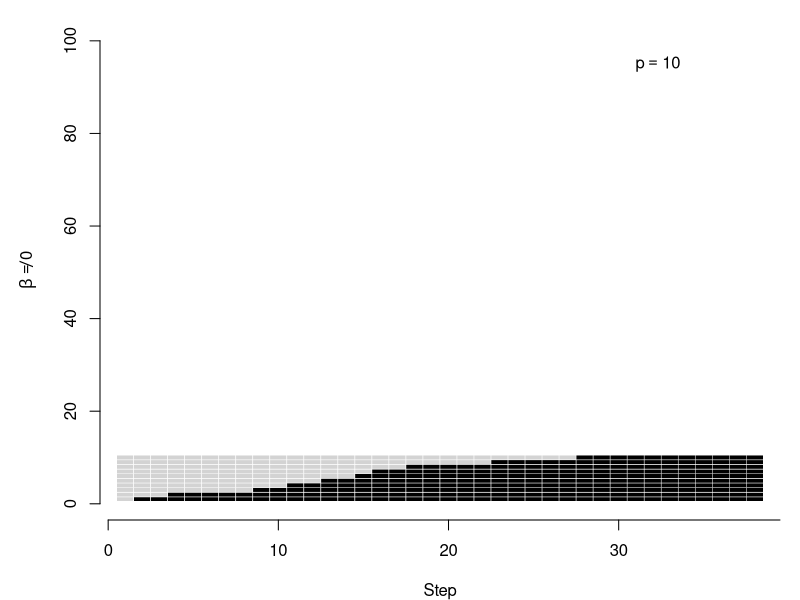
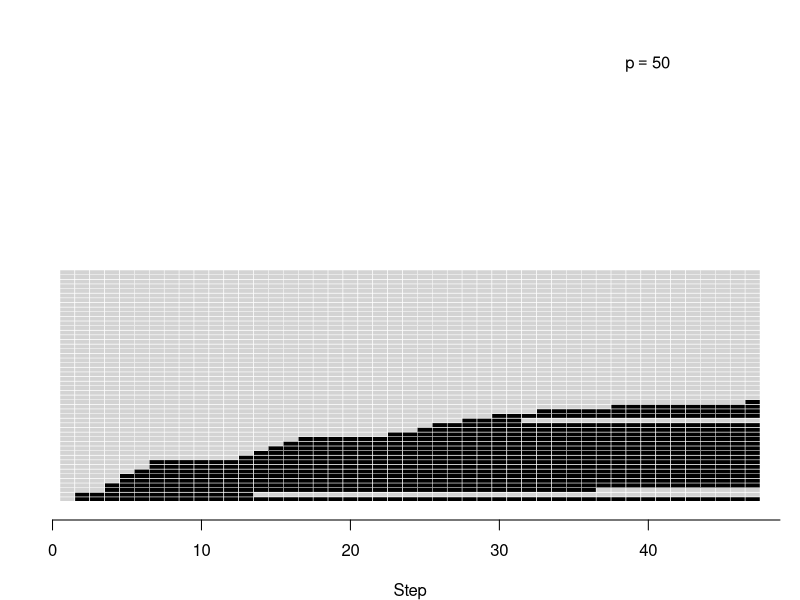
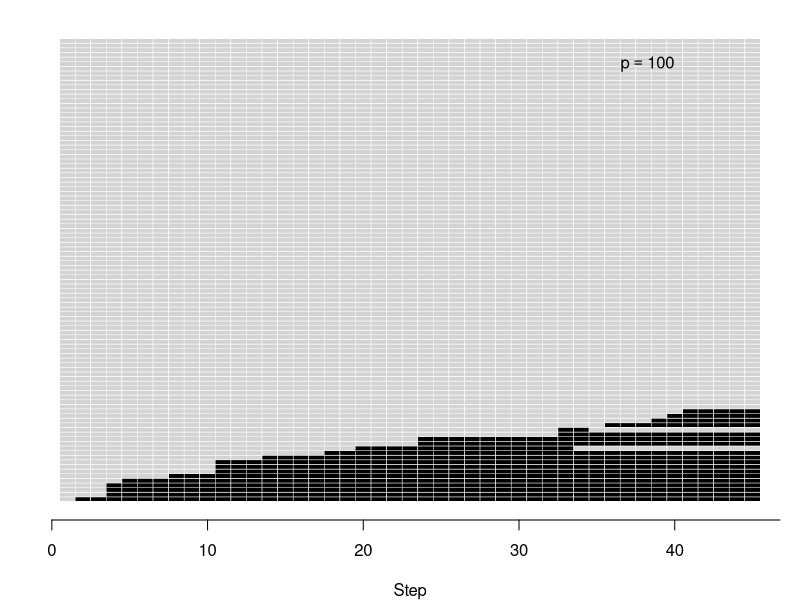

Recreate these plots in R, in order.
library(glmnet)
library(here)

# Create an empty plot with appropriate dimensions
p_values <- c(10, 50, 100)


for (i in 1:3) {
  filename <- here("figures", paste0("sparsity-path-", i, ".pdf"))
  pdf(
    filename,
    width = 1.8,
    height = 3.05,
    pointsize = 7
  )
  set.seed(1931)

  if (i == 1) {
    par(mar = c(4, 5, 1, 1))
  } else {
    par(mar = c(4, 2, 1, 1))
  }

  n <- 20
  p <- p_values[i]
  k <- 10

  x <- matrix(rnorm(n * p), n, p)
  beta <- rep(0, p)
  ind <- sample(1:p, k)
  beta[ind] <- rnorm(k)

  y <- x %*% beta + rnorm(n)

  fit <- glmnet(x, y, nlambda = 50)

  coefs <- coef(fit)

  # Extract lambda sequence and coefficients
  lambdas <- fit$lambda
  coef_matrix <- as.matrix(coefs)[-1, ] # Remove intercept row

  plot(
    1,
    type = "n",
    xlim = c(1, length(lambdas)),
    ylim = c(0.5, max(p_values) + 0.5),
    xlab = "Step",
    ylab = if (i == 1) expression(beta != 0) else "",
    axes = FALSE
  )

  # ord <- order(apply(coef_matrix, 1, which), decreasing = TRUE)
  ord <- order(
    apply(coef_matrix, 1, function(x) which(x != 0)[1]),
    decreasing = FALSE
  )

  coef_matrix <- coef_matrix[ord, ]

  if (i == 1) {
    axis(2, at = pretty(1:max(p_values)))
  }

  axis(1, at = pretty(seq_along(lambdas)))

  # Plot rectangles for non-zero coefficients
  for (i in 1:nrow(coef_matrix)) {
    for (j in 1:ncol(coef_matrix)) {
      col <- if (coef_matrix[i, j] != 0) "black" else "light grey"
      rect(
        j - 0.5,
        i - 0.5,
        j + 0.5,
        i + 0.5,
        col = col,
        border = "white",
        lwd = 0.5
      )
    }
  }

  text(
    length(lambdas) * 0.85,
    max(p_values) * 0.91,
    bquote(p == .(p)),
    pos = 3
  )

  dev.off()
}
